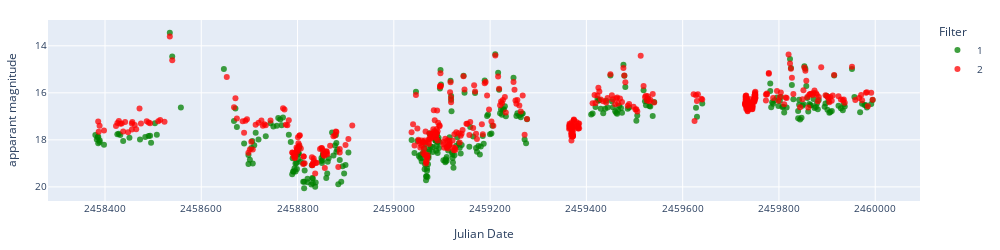
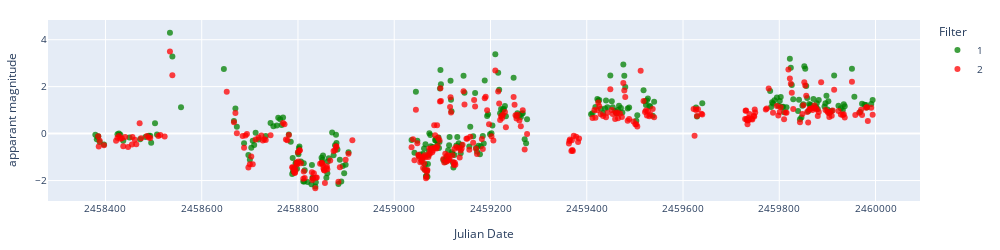
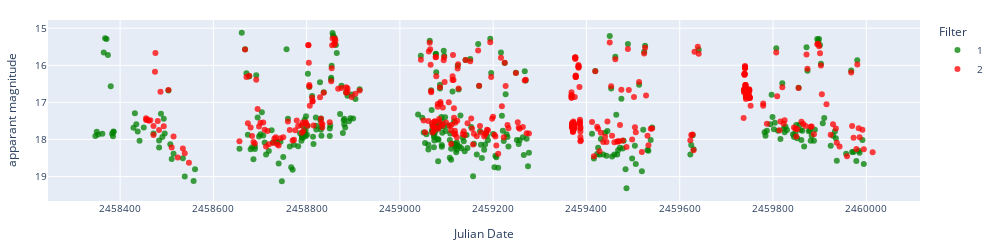
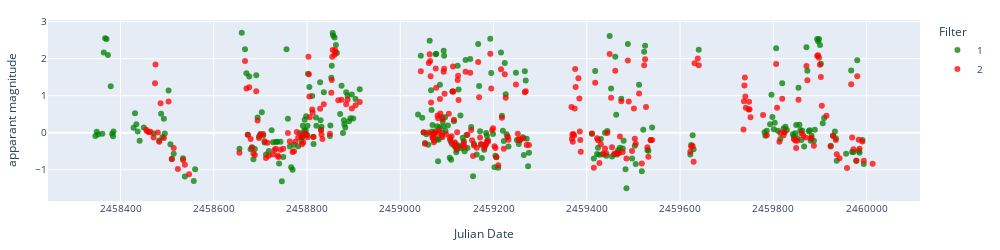

Notebook code cell kept with these figures, in order:
### Code cell
from scipy.signal import find_peaks, find_peaks_cwt
from scipy.stats import linregress


for obj in objlist:
    # Diplay a particaly light curve

    # Display lasair difference magnitude and apparent magnitude light curves.
    lc_test = load_lasair_lc(oid=obj, path=f'../lightcurves_dataset/lasair_{date}')
    lc_appmag_test = lasair_clean(lc_test, limit=25, magerrlim=1)
    display_lightcurve(lc_appmag_test,x='jd',y='dc_mag',errorCol=errCollasair2)

    # Split light curve by filter
    lc = lc_appmag_test.copy()

    lc.loc[lc['fid']==1, 'dc_mag'] = (lc.loc[lc['fid']==1, 'dc_mag'] - lc.loc[lc['fid']==1, 'dc_mag'].median())*(-1)
    lc.loc[lc['fid']==2, 'dc_mag'] = (lc.loc[lc['fid']==2, 'dc_mag'] - lc.loc[lc['fid']==2, 'dc_mag'].median())*(-1)
    # Convert jd to ingeter
    lc['jd'] = lc['jd'].astype(int)
    # for a given filter, if the same jd is repeated, keep the first one
    lc = lc.drop_duplicates(subset=['jd', 'fid'], keep='first')



    display_lightcurve(lc,x='jd',y='dc_mag',errorCol=errCollasair2, autorange=True)

 

    # Find peaks in light curve
    lc_g = lc[lc['fid']==1]
    lc_r = lc[lc['fid']==2]

    # Rolling standard deviation
    if len(lc_g) > 20:
        roll_std = lc['dc_mag'].rolling(10).std()
        roll_mean = lc['dc_mag'].rolling(10).mean()
        lc_max = lc['dc_mag'].max()
        lc_min = lc['dc_mag'].min()
        
        # index of minimum of rolling standard deviation
        min_roll_std = roll_std.idxmin()
        # rolling mean at the minimum of rolling standard deviation
        min_roll_std_mean = roll_mean[min_roll_std]
        # fraction of amplitude
        frac = (min_roll_std_mean-lc_min)/(lc_max-lc_min)
        print(roll_std.max(), roll_std.min(),min_roll_std_mean, frac)
    else:
        roll_std = lc['dc_mag'].rolling(len(lc_g)).std()
        print(roll_std)

    peaks, properties = find_peaks(lc_g['dc_mag'], 
                                height=(lc_g['dc_mag'].min()+0.5,lc_g['dc_mag'].min()+2), 
                                threshold=None, 
                                distance=None, 
                                prominence=(None,None), 
                                width=None, 
                                wlen=None ,
                                rel_height=0.5, 
                                plateau_size=None)


    # plot a histogram of the peaks using numpy
    import numpy as np
    import matplotlib.pyplot as plt 
    plt.figure(figsize=(15,3))
    plt.scatter(lc_g['jd'], lc_g['dc_mag'],s=10)
    plt.scatter(lc_g.iloc[peaks]['jd'], lc_g.iloc[peaks]['dc_mag'], s=10,c='r')
    plt.show()

    try:
        # Get the times of the peaks and the times of the left and right edges of the peaks
        peak_times = lc_g.iloc[peaks]['jd'].values
        times_left_bases = lc_g.iloc[properties['left_bases']]['jd'].values
        times_right_bases = lc_g.iloc[properties['right_bases']]['jd'].values
        # print(properties['prominences'])
        # print(properties['prominences']/(peak_times-times_left_bases))
        print(np.max(properties['prominences']/(peak_times-times_left_bases)))
        print(np.max(properties['prominences']/(times_right_bases-peak_times)))
    except:
        print('error')


    try:
        # Plot the lomb scargle periodogram
        from astropy.timeseries import LombScargle
        frequency, power = LombScargle(lc_g['jd'], lc_g['dc_mag']).autopower()
        plt.figure(figsize=(15,3))
        plt.plot(frequency, power)
        plt.show()
    except:
        print('error')


    # display row 33 of lc_g with just the 'dc_mag' column
    try:
        if len(peaks)==0:
            if (linregress(lc_g['jd'], lc_g['dc_mag']).pvalue < 0.05):
                print(len(peaks), 1,
                    linregress(lc_g['jd'], lc_g['dc_mag']).pvalue,
                    linregress(lc_g['jd'], lc_g['dc_mag']).slope,
                    lc_g['dc_mag'].max()-lc_g['dc_mag'].min(),
                    properties['prominences'].max())
        else:
            print(len(peaks),
                    linregress(lc_g['jd'], lc_g['dc_mag']).pvalue,
                    linregress(lc_g['jd'], lc_g['dc_mag']).slope,
                    lc_g['dc_mag'].max()-lc_g['dc_mag'].min(),
                    properties['prominences'].max())
            
    except Exception as e:
        print(e)

### Figure 1 — Plotly figure (JSON) as saved in the notebook; plotly's stock layout.template omitted (floating-point values rounded to 4 significant figures; data arrays with more than 128 entries replaced by an {"elided": "..."} marker saying what was removed)
{"data": [{"hovertemplate": "Filter=1<br>Julian Date=%{x}<br>apparant magnitude=%{y}<extra></extra>", "legendgroup": "1", "marker": {"color": "green", "opacity": 0.75, "symbol": "circle"}, "mode": "markers", "name": "1", "orientation": "v", "showlegend": true, "type": "scatter", "x": {"elided": "315 float values"}, "xaxis": "x", "y": {"elided": "315 float values"}, "yaxis": "y"}, {"hovertemplate": "Filter=2<br>Julian Date=%{x}<br>apparant magnitude=%{y}<extra></extra>", "legendgroup": "2", "marker": {"color": "red", "opacity": 0.75, "symbol": "circle"}, "mode": "markers", "name": "2", "orientation": "v", "showlegend": true, "type": "scatter", "x": {"elided": "458 float values"}, "xaxis": "x", "y": {"elided": "458 float values"}, "yaxis": "y"}], "layout": {"font": {"size": 10}, "height": 250, "legend": {"title": {"text": "Filter"}, "tracegroupgap": 0}, "margin": {"b": 20, "l": 20, "r": 20, "t": 20}, "width": 1000, "xaxis": {"anchor": "y", "domain": [0, 1], "tickformat": "float", "title": {"text": "Julian Date"}}, "yaxis": {"anchor": "x", "autorange": "reversed", "domain": [0, 1], "title": {"text": "apparant magnitude"}}}}

### Figure 2 — Plotly figure (JSON) as saved in the notebook; plotly's stock layout.template omitted (floating-point values rounded to 4 significant figures; data arrays with more than 128 entries replaced by an {"elided": "..."} marker saying what was removed)
{"data": [{"hovertemplate": "Filter=1<br>Julian Date=%{x}<br>apparant magnitude=%{y}<extra></extra>", "legendgroup": "1", "marker": {"color": "green", "opacity": 0.75, "symbol": "circle"}, "mode": "markers", "name": "1", "orientation": "v", "showlegend": true, "type": "scatter", "x": {"elided": "284 int values"}, "xaxis": "x", "y": {"elided": "284 float values"}, "yaxis": "y"}, {"hovertemplate": "Filter=2<br>Julian Date=%{x}<br>apparant magnitude=%{y}<extra></extra>", "legendgroup": "2", "marker": {"color": "red", "opacity": 0.75, "symbol": "circle"}, "mode": "markers", "name": "2", "orientation": "v", "showlegend": true, "type": "scatter", "x": {"elided": "329 int values"}, "xaxis": "x", "y": {"elided": "329 float values"}, "yaxis": "y"}], "layout": {"font": {"size": 10}, "height": 250, "legend": {"title": {"text": "Filter"}, "tracegroupgap": 0}, "margin": {"b": 20, "l": 20, "r": 20, "t": 20}, "width": 1000, "xaxis": {"anchor": "y", "domain": [0, 1], "tickformat": "float", "title": {"text": "Julian Date"}}, "yaxis": {"anchor": "x", "autorange": true, "domain": [0, 1], "title": {"text": "apparant magnitude"}}}}

### Figure 3 — Plotly figure (JSON) as saved in the notebook; plotly's stock layout.template omitted (floating-point values rounded to 4 significant figures; data arrays with more than 128 entries replaced by an {"elided": "..."} marker saying what was removed)
{"data": [{"hovertemplate": "Filter=1<br>Julian Date=%{x}<br>apparant magnitude=%{y}<extra></extra>", "legendgroup": "1", "marker": {"color": "green", "opacity": 0.75, "symbol": "circle"}, "mode": "markers", "name": "1", "orientation": "v", "showlegend": true, "type": "scatter", "x": {"elided": "337 float values"}, "xaxis": "x", "y": {"elided": "337 float values"}, "yaxis": "y"}, {"hovertemplate": "Filter=2<br>Julian Date=%{x}<br>apparant magnitude=%{y}<extra></extra>", "legendgroup": "2", "marker": {"color": "red", "opacity": 0.75, "symbol": "circle"}, "mode": "markers", "name": "2", "orientation": "v", "showlegend": true, "type": "scatter", "x": {"elided": "384 float values"}, "xaxis": "x", "y": {"elided": "384 float values"}, "yaxis": "y"}], "layout": {"font": {"size": 10}, "height": 250, "legend": {"title": {"text": "Filter"}, "tracegroupgap": 0}, "margin": {"b": 20, "l": 20, "r": 20, "t": 20}, "width": 1000, "xaxis": {"anchor": "y", "domain": [0, 1], "tickformat": "float", "title": {"text": "Julian Date"}}, "yaxis": {"anchor": "x", "autorange": "reversed", "domain": [0, 1], "title": {"text": "apparant magnitude"}}}}

### Figure 4 — Plotly figure (JSON) as saved in the notebook; plotly's stock layout.template omitted (floating-point values rounded to 4 significant figures; data arrays with more than 128 entries replaced by an {"elided": "..."} marker saying what was removed)
{"data": [{"hovertemplate": "Filter=1<br>Julian Date=%{x}<br>apparant magnitude=%{y}<extra></extra>", "legendgroup": "1", "marker": {"color": "green", "opacity": 0.75, "symbol": "circle"}, "mode": "markers", "name": "1", "orientation": "v", "showlegend": true, "type": "scatter", "x": {"elided": "310 int values"}, "xaxis": "x", "y": {"elided": "310 float values"}, "yaxis": "y"}, {"hovertemplate": "Filter=2<br>Julian Date=%{x}<br>apparant magnitude=%{y}<extra></extra>", "legendgroup": "2", "marker": {"color": "red", "opacity": 0.75, "symbol": "circle"}, "mode": "markers", "name": "2", "orientation": "v", "showlegend": true, "type": "scatter", "x": {"elided": "288 int values"}, "xaxis": "x", "y": {"elided": "288 float values"}, "yaxis": "y"}], "layout": {"font": {"size": 10}, "height": 250, "legend": {"title": {"text": "Filter"}, "tracegroupgap": 0}, "margin": {"b": 20, "l": 20, "r": 20, "t": 20}, "width": 1000, "xaxis": {"anchor": "y", "domain": [0, 1], "tickformat": "float", "title": {"text": "Julian Date"}}, "yaxis": {"anchor": "x", "autorange": true, "domain": [0, 1], "title": {"text": "apparant magnitude"}}}}
